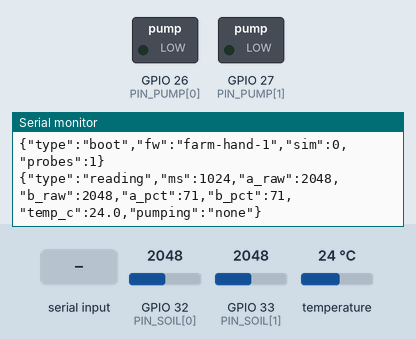
This sketch was run on a simulated ESP32. On the bench: switched loads named in the sketch (green lamp = pin HIGH), the last lines printed to the serial monitor. Inputs (shaded band) come from the test bench; at power-on: GPIO 32 (PIN_SOIL[0]) = 2048, GPIO 33 (PIN_SOIL[1]) = 2048, temperature 24 °C (analog values on the 0–4095 scale).

Above: at 1.2 s.
1.3 s: "90 45 200\n" received over Serial
At 1.9 s:
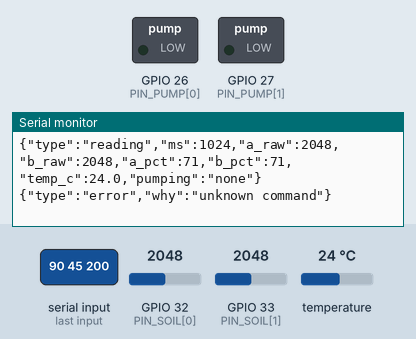
2.8 s: "P90\n" received over Serial
At 2.97 s:
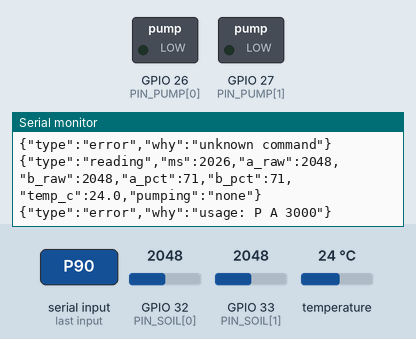
4.3 s: "T90\n" received over Serial
At 4.9 s:
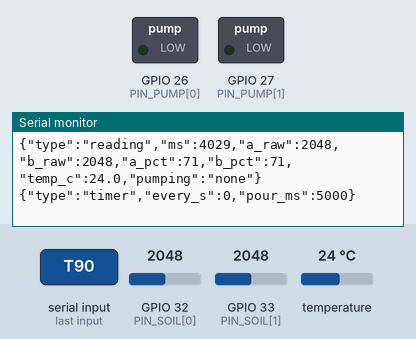
Timing chart, 0 to 7.3 s (numbered marks = the images above; inputs shaded):
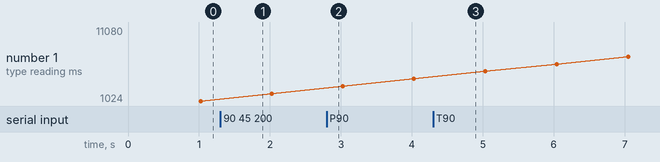

The sketch:

farm_hand.ino
```cpp
// Farm Hand ESP32 firmware.
// The chip does NO AI. It reads the soil, runs the pumps when told, and enforces the safety rules.
// The laptop talks to it over USB serial (115200). Every line the chip prints is one JSON object.
//
// Wiring (PLAN.md section 2, pictures at http://127.0.0.1:8097/assemble). One pot, all on USB power:
//   Soil A  AOUT -> 32 (VCC 3V3, GND GND). ADC1 pins only. Pin 33 (pot B) is empty: ONE_POT on the laptop ignores it.
//   DS18B20 via the adapter board (pull-up built in): DAT -> 4, VCC -> 3V3, GND -> GND.
//   Relay: DC+ -> VIN, DC- -> GND, jumper on L. IN is driven by a PN2222 (E -> GND, B -> 1K -> pin 26, C -> IN),
//     so pin 26 HIGH = relay on. Relay DC+ -> COM, NO -> pump red, pump black -> DC-.
//   Proven 2026-09-23: a 10 s pour on USB power, no brownout.
//
// Commands from the laptop (one per line):
//   P A 3000     pour pot A for 3000 ms (capped at 30000)
//   T 21600 5000 pot B timer: every 21600 s pour 5000 ms   (T 0 = timer off)
//   S            print a reading now
//   X            emergency stop both pumps

#include <OneWire.h>
#include <DallasTemperature.h>

#define SIM 0                          // 1 in Wokwi: its relay turns on with HIGH
const bool RELAY_ACTIVE_LOW = false;   // transistor driver (PN2222 on D26, jumper on L): HIGH = relay on

const int PIN_SOIL[2] = {32, 33};
const int PIN_PUMP[2] = {26, 27};
const int PIN_TEMP = 4;
const char POT_NAME[2] = {'A', 'B'};

// CALIBRATE on Sep 23: raw number with the probe in dry air, and in a cup of water (only up to the line).
int RAW_AIR[2]   = {3400, 3400};   // measured 2026-09-23 on the real probe
int RAW_WATER[2] = {1507, 1507};

const unsigned long PUMP_CAP_MS = 30000;   // a pump can never run longer than this in one go
const unsigned long PUMP_GAP_MS = 5000;    // wait between pours: never both pumps at once (brownout)
const unsigned long REPORT_MS   = 1000;    // 1 reading a second: the live view + pour detector need it

unsigned long timerEveryMs = 6UL * 3600UL * 1000UL;   // pot B default: every 6 h
unsigned long timerPourMs  = 5000;                    // for 5 s
unsigned long lastTimerAt  = 0;
bool timerPending = false;

int activePot = -1;                // which pump is running, -1 = none
unsigned long pourStart = 0, pourMs = 0, lastPourEnd = 0, lastReport = 0;
String pourBy = "";

OneWire oneWire(PIN_TEMP);
DallasTemperature temp(&oneWire);
String line;

void pumpWrite(int pot, bool on) {
  digitalWrite(PIN_PUMP[pot], (on != RELAY_ACTIVE_LOW) ? HIGH : LOW);
}

int readRaw(int pot) {
  long sum = 0;
  for (int i = 0; i < 16; i++) sum += analogRead(PIN_SOIL[pot]);
  return sum / 16;
}

// probe reads HIGH when dry, LOW when wet -> 0% = air, 100% = cup of water
int pct(int pot, int raw) {
  long p = (long)(RAW_AIR[pot] - raw) * 100 / (RAW_AIR[pot] - RAW_WATER[pot]);
  return constrain(p, 0, 100);
}

void report() {
  // read the conversion started LAST report, then start the next one. Non-blocking: a real DS18B20
  // takes ~750 ms per conversion, and blocking here would let pours overrun the 30 s cap.
  float c = temp.getTempCByIndex(0);
  temp.requestTemperatures();
  int ra = readRaw(0), rb = readRaw(1);
  Serial.printf("{\"type\":\"reading\",\"ms\":%lu,\"a_raw\":%d,\"b_raw\":%d,\"a_pct\":%d,\"b_pct\":%d,\"temp_c\":%s,\"pumping\":\"%s\"}\n",
                millis(), ra, rb, pct(0, ra), pct(1, rb),
                c < -100 ? "null" : String(c, 1).c_str(),
                activePot < 0 ? "none" : (activePot == 0 ? "A" : "B"));
}

bool startPour(int pot, unsigned long ms, const char *by) {
  if (activePot >= 0) { Serial.printf("{\"type\":\"refused\",\"pot\":\"%c\",\"why\":\"busy\"}\n", POT_NAME[pot]); return false; }
  if (millis() - lastPourEnd < PUMP_GAP_MS && lastPourEnd != 0) { Serial.printf("{\"type\":\"refused\",\"pot\":\"%c\",\"why\":\"gap\"}\n", POT_NAME[pot]); return false; }
  ms = min(ms, PUMP_CAP_MS);
  activePot = pot; pourStart = millis(); pourMs = ms; pourBy = by;
  pumpWrite(pot, true);
  Serial.printf("{\"type\":\"pour_start\",\"pot\":\"%c\",\"ms\":%lu,\"by\":\"%s\"}\n", POT_NAME[pot], ms, by);
  return true;
}

void stopPour(const char *why) {
  if (activePot < 0) return;
  pumpWrite(activePot, false);
  unsigned long ran = millis() - pourStart;
  Serial.printf("{\"type\":\"pour_done\",\"pot\":\"%c\",\"ran_ms\":%lu,\"by\":\"%s\",\"why\":\"%s\"}\n",
                POT_NAME[activePot], ran, pourBy.c_str(), why);
  activePot = -1; lastPourEnd = millis();
}

void handle(String cmd) {
  cmd.trim();
  if (cmd.length() == 0) return;
  char c = cmd[0];
  if (c == 'P') {                                   // P A 3000
    int pot = (cmd.length() > 2 && cmd[2] == 'B') ? 1 : 0;
    unsigned long ms = cmd.substring(4).toInt();
    if (ms == 0) { Serial.println("{\"type\":\"error\",\"why\":\"usage: P A 3000\"}"); return; }
    startPour(pot, ms, "laptop");
  } else if (c == 'T') {                            // T 21600 5000
    int sp = cmd.indexOf(' ', 2);
    unsigned long every = cmd.substring(2, sp < 0 ? cmd.length() : sp).toInt();
    timerEveryMs = every * 1000UL;
    if (sp > 0) timerPourMs = cmd.substring(sp + 1).toInt();
    lastTimerAt = millis();
    timerPending = false;   // T 0 cancels a pour that was already waiting
    Serial.printf("{\"type\":\"timer\",\"every_s\":%lu,\"pour_ms\":%lu}\n", every, timerPourMs);
  } else if (c == 'S') {
    report();
  } else if (c == 'X') {
    stopPour("emergency_stop");
    pumpWrite(0, false); pumpWrite(1, false);
  } else {
    Serial.println("{\"type\":\"error\",\"why\":\"unknown command\"}");
  }
}

void setup() {
  // OFF level first, THEN make them outputs, so the pumps don't blip at boot
  for (int i = 0; i < 2; i++) { pumpWrite(i, false); pinMode(PIN_PUMP[i], OUTPUT); pumpWrite(i, false); }
  Serial.begin(115200);
  analogReadResolution(12);
  temp.begin();
  temp.setWaitForConversion(false);   // never block the loop waiting on the temp probe
  temp.requestTemperatures();
  lastTimerAt = millis();
  Serial.printf("{\"type\":\"boot\",\"fw\":\"farm-hand-1\",\"sim\":%d,\"probes\":%d}\n", SIM, temp.getDeviceCount());
}

void loop() {
  while (Serial.available()) {
    char ch = Serial.read();
    if (ch == '\n') { handle(line); line = ""; } else if (ch != '\r') line += ch;
  }
  if (activePot >= 0 && millis() - pourStart >= pourMs) stopPour("time_up");
  if (activePot >= 0 && millis() - pourStart >= PUMP_CAP_MS) stopPour("safety_cap");

  if (timerEveryMs > 0 && millis() - lastTimerAt >= timerEveryMs) { timerPending = true; lastTimerAt = millis(); }
  // timer waits quietly until the pump is free and the gap has passed (no refused spam)
  bool pumpFree = activePot < 0 && (lastPourEnd == 0 || millis() - lastPourEnd >= PUMP_GAP_MS);
  if (timerPending && pumpFree && startPour(1, timerPourMs, "timer")) timerPending = false;

  if (millis() - lastReport >= REPORT_MS) { lastReport = millis(); report(); }
  delay(10);
}
```

Measured:
- after the input at 1.3 s, the serial monitor: prints a new line at once (image 1)
- after the input at 2.8 s, the serial monitor: prints a new line at once (image 2)
- after the input at 4.3 s, the serial monitor: prints a new line at once (image 3)
- plotted number 1: 1024 → 2026 after the input at 1.3 s, 2026 → 4029 after the input at 2.8 s, 4029 → 11080 after the input at 4.3 s
